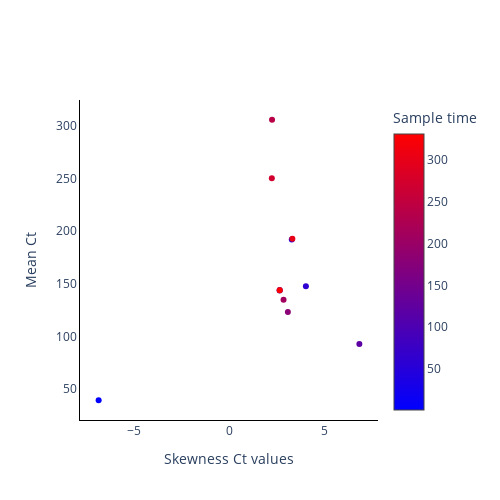

Notebook code cell kept with this figure:
### Code cell
fig = go.Figure()

fig.add_trace(
    go.Scatter(
        y=np.mean(vr_values[0, :, :], axis=1).tolist(),
        x=skews,
        mode='markers',
        name='Mean Ct',
        marker_color=sample_points,
        marker_colorscale='BlueRed',
        marker_colorbar_title=dict(
            text='Sample time',
            side='top'),
        marker_showscale=True,
        showlegend=False,
    )
)

# Add axis labels
fig.update_layout(
    width=500, 
    height=500,
    plot_bgcolor='white',
    xaxis=dict(
        linecolor='black',
        title = 'Skewness Ct values'
        ),
    yaxis=dict(
        linecolor='black',
        title = 'Mean Ct'),
    #legend=dict(
    #    orientation="h",
    #    yanchor="bottom",
    #    y=1.02,
    #    xanchor="right",
    #    x=1
    #)
    )

fig.write_image('images/Mean_vs_Skewness-HPV.pdf')
fig.show()

### Figure 1 — Plotly figure (JSON) as saved in the notebook; plotly's stock layout.template omitted (floating-point values rounded to 4 significant figures)
{"data": [{"marker": {"color": [1, 31, 61, 91, 121, 151, 181, 211, 241, 271, 301, 331], "colorbar": {"title": {"side": "top", "text": "Sample time"}}, "colorscale": [[0, "rgb(0,0,255)"], [1, "rgb(255,0,0)"]], "showscale": true}, "mode": "markers", "name": "Mean Ct", "showlegend": false, "type": "scatter", "x": [-6.857, 3.302, 4.046, 2.667, 6.857, 2.667, 3.096, 2.87, 2.264, 2.253, 3.334, 2.667], "y": [39.32, 191.9, 147.6, 143.6, 92.68, 143.9, 123.0, 134.7, 305.6, 250.1, 192.7, 143.7]}], "layout": {"height": 500, "plot_bgcolor": "white", "width": 500, "xaxis": {"linecolor": "black", "title": {"text": "Skewness Ct values"}}, "yaxis": {"linecolor": "black", "title": {"text": "Mean Ct"}}}}
